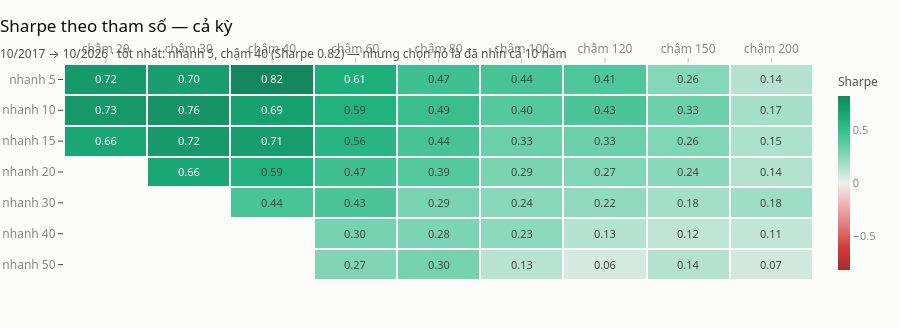

Notebook code for this chart:
### Code cell
def thanh_luoi(gia_tri: pd.Series) -> pd.DataFrame:
    # Series theo (nhanh, cham) → bảng nhanh × chậm; ô không hợp lệ để trống
    bang = gia_tri.unstack().reindex(index=LUOI_NHANH, columns=LUOI_CHAM)
    bang.index = [f"nhanh {n}" for n in bang.index]
    bang.columns = [f"chậm {c}" for c in bang.columns]
    return bang


SHARPE_CA_KY = LS.iloc[KHOI_DONG:].apply(sharpe)
TOT_NHAT_CA_KY = SHARPE_CA_KY.idxmax()
heatmap(
    thanh_luoi(SHARPE_CA_KY),
    tieu_de="Sharpe theo tham số — cả kỳ",
    phu_de=f"{LS.index[KHOI_DONG]:%m/%Y} → {LS.index[-1]:%m/%Y} · tốt nhất: nhanh {TOT_NHAT_CA_KY[0]}, chậm {TOT_NHAT_CA_KY[1]} "
           f"(Sharpe {SHARPE_CA_KY.max():.2f}) — nhưng chọn nó là đã nhìn cả 10 năm",
    nhan_mau="Sharpe",
    dinh_dang_o="%{z:.2f}",
)

### Figure 1 — Plotly figure (JSON) as saved in the notebook; plotly's stock layout.template omitted (floating-point values rounded to 4 significant figures)
{"data": [{"colorbar": {"outlinewidth": 0, "thickness": 12, "tickfont": {"color": "#898781", "size": 11}, "title": {"font": {"color": "#52514e", "size": 12}, "text": "Sharpe"}}, "colorscale": [[0.0, "#a32d2d"], [0.125, "#d03b3b"], [0.25, "#de7a7a"], [0.375, "#ecb2b2"], [0.5, "#f0efec"], [0.625, "#96dcc2"], [0.75, "#4fc79b"], [0.875, "#1baf7a"], [1.0, "#14875e"]], "hovertemplate": "%{y} · %{x}<br>%{z:,.2f}<extra></extra>", "textfont": {"size": 11}, "texttemplate": "%{z:.2f}", "type": "heatmap", "x": ["chậm 20", "chậm 30", "chậm 40", "chậm 60", "chậm 80", "chậm 100", "chậm 120", "chậm 150", "chậm 200"], "xgap": 2, "y": ["nhanh 5", "nhanh 10", "nhanh 15", "nhanh 20", "nhanh 30", "nhanh 40", "nhanh 50"], "ygap": 2, "z": [[0.7238, 0.7044, 0.8215, 0.6099, 0.4726, 0.4436, 0.4135, 0.2586, 0.1351], [0.7348, 0.7574, 0.6901, 0.5889, 0.4906, 0.3965, 0.4272, 0.3259, 0.1709], [0.6595, 0.7237, 0.7099, 0.5562, 0.443, 0.3301, 0.3274, 0.2649, 0.1545], [NaN, 0.6556, 0.5881, 0.4701, 0.3945, 0.2877, 0.2653, 0.2393, 0.14], [NaN, NaN, 0.4382, 0.428, 0.289, 0.2415, 0.2211, 0.1777, 0.1837], [NaN, NaN, NaN, 0.301, 0.2834, 0.2319, 0.1345, 0.1168, 0.1084], [NaN, NaN, NaN, 0.2704, 0.3044, 0.1275, 0.0641, 0.1354, 0.07281]], "zmax": 0.8215, "zmid": 0.0, "zmin": -0.8215}], "layout": {"height": 328, "title": {"text": "Sharpe theo tham số — cả kỳ<br><sub style='color:#52514e'>10/2017 → 10/2026 · tốt nhất: nhanh 5, chậm 40 (Sharpe 0.82) — nhưng chọn nó là đã nhìn cả 10 năm</sub>"}, "xaxis": {"linecolor": "rgba(0,0,0,0)", "showgrid": false, "side": "top"}, "yaxis": {"autorange": "reversed", "showgrid": false}}}
